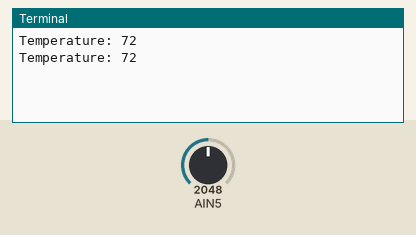
Bench run of a program on a simulated BeagleBone Black. Parts: the last lines printed to the terminal. The test bench sets the inputs (shaded band); at power-on: AIN5 = 2048 (analog values on the 0–4095 scale).

Above: at 1.2 s.
1.3 s: AIN5 set to 2866
At 1.9 s:
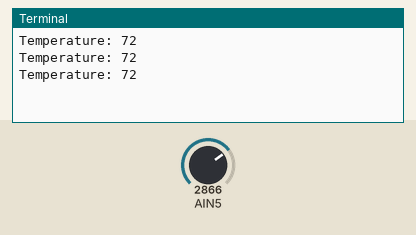
2.8 s: AIN5 set to 3603
At 3.4 s:
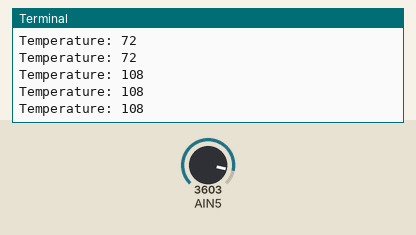
Timing chart, 0 to 5.8 s (numbered marks = the images above; inputs shaded):
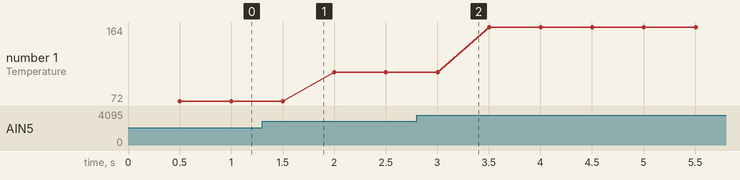

The program:

therm.py
```python
#!/usr/bin/env python3

import Adafruit_BBIO.ADC as adc
import time
import math

def kelvin_to_c(kelvin):
    return (kelvin - 273.15)

def celsius_to_f(celsius):
    return (celsius * 1.8 + 32)


def calcTemperature_fromRes(r):

    a = 0.001307395
    b = 0.000234655
    c = 0.000000103

    bterm = 0.0
    logr = 0.0
    cterm = 0
    temp = 0
    tkelvin = 0
    degc = 0

    logr = math.log(r)
    bterm = b * logr
    temp = logr * logr * logr
    cterm = c * temp
    temp = a + bterm + cterm
    tkelvin = 1 / temp
    temp = kelvin_to_c(tkelvin)
    return celsius_to_f(temp)


#main
adc.setup()
ref = 1.808
while (1):
    adcvalue = adc.read("P9_36") * ref
    netcurrent = adcvalue / 5600
    calcTherRes = (ref - adcvalue) / netcurrent

    therRes = 5600 * ((ref / adcvalue) - 1)

    #print("CalcRes %d  OldCalcRes %d" % (calcTherRes, therRes))

    time.sleep(0.5)
    temperature = calcTemperature_fromRes(therRes)
    temperature += 2.5    #Offset
    print("Temperature: %d"  % (temperature))
adc.cleanup()


def kelvin_to_c(kelvin):
    return (kelvin - 273.15)
```

Measured:
- plotted number 1: 72 → 108 after the input at 1.3 s, 108 → 164 after the input at 2.8 s
